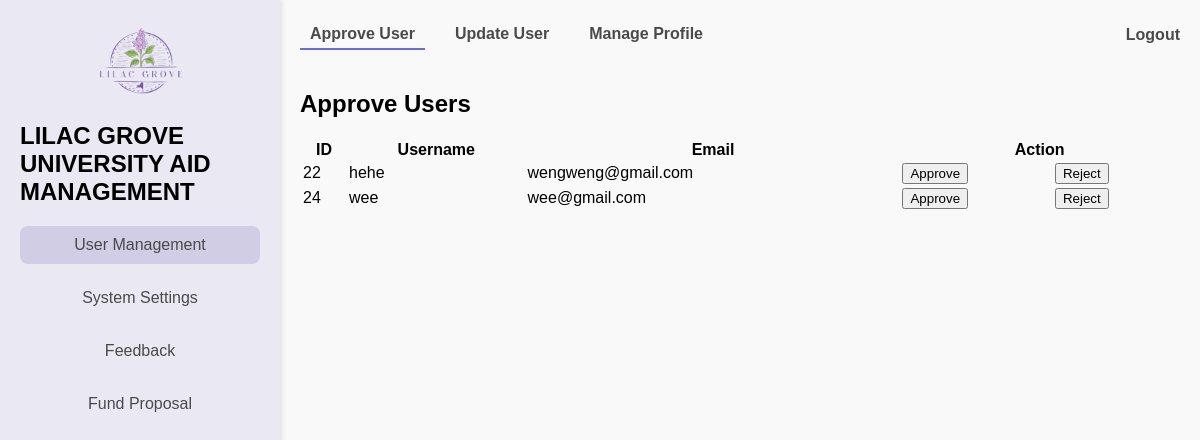
The page /profile/ (signed in) on the database as committed earlier.
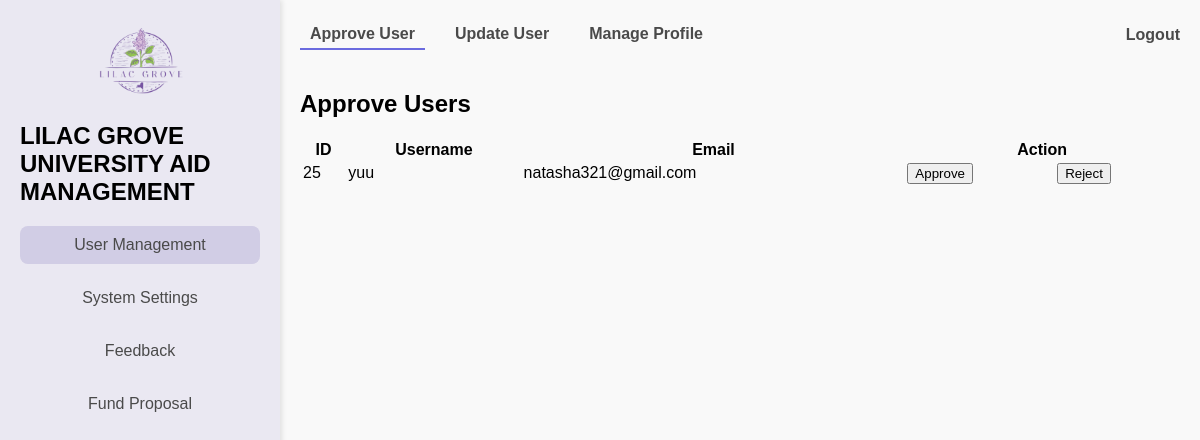
The same page on the database as committed later.
### users/models.py (models this page shows, shortened)
class Account(AbstractUser):
    ROLE_LIST = [
        ('student', 'Student'),
        ('officer', 'Aid Officer'),
        ('funder', 'Funder'),
        ('administrator', 'Administrator'),
    ]
    role                = models.CharField(max_length=13, choices=ROLE_LIST)
    study_program       = models.CharField(max_length=100, blank=True, null=True) # only for Students
    years_of_study      = models.IntegerField(blank=True, null=True)
    gpa                 = models.FloatField(blank=True, null=True)
    organization_name   = models.CharField(max_length=255, blank=True, null=True)
    is_approved         = models.BooleanField(default=False)
    phone_number        = models.CharField(max_length=15, blank=True, null=True)
    created_at          = models.DateTimeField(default=now)
    updated_at          = models.DateTimeField(auto_now=True)
    class Meta:
        db_table = 'users_masterlist'

### users/views.py (the view)
# urls.py: path('profile/', views.dashboard, name = 'dashboard'),
@login_required
def dashboard(request):
    role_dashboard_map = {
        'administrator': admin_dashboard,
        'student': student_dashboard,
        'officer': officer_dashboard,
        'funder': funder_dashboard,
    }
    user_role = request.user.role
    if user_role in role_dashboard_map:
        return role_dashboard_map[user_role](request)
    else:
        messages.error(request, "Your role is not recognized. Please contact support.")
        return redirect('home')  # Redirect to a safe fallback page

### users/views.py (called while the page is built)
def role_required(role_name):
    def decorator(view_func):
        def wrapper(request, *args, **kwargs):
            if request.user.role != role_name:
                raise PermissionDenied("You do not have permission to access this page.")
            return view_func(request, *args, **kwargs)
        return wrapper
    return decorator

### users/templates/dashboards/admin_dashboard.html (shortened to what this page needs)
{% extends "dashboards/dashboard.html" %}
{% load static %}
{% block menu %}
    <a href="{% url 'dashboard' %}?tab=pending_users" class="menu-item {% if active_menu == 'user_management' %}active{% endif %}">
        User Management
    </a>
    <a href="{% url 'dashboard' %}?tab=config_parameters" class="menu-item {% if active_menu == 'system_settings' %}active{% endif %}">
        System Settings
    </a>
    <a href="{% url 'dashboard' %}?tab=feedback_management" class="menu-item {% if active_menu == 'feedback' %}active{% endif %}">
        Feedback
    </a>
    <a href="{% url 'dashboard' %}?tab=approve_requests" class="menu-item {% if active_menu == 'fund_proposal' %}active{% endif %}">
        Fund Proposal
    </a>
{% endblock menu %}
{% block dashboard %}
    {% if active_tab == 'pending_users' %}
        <h2>Approve Users</h2>
        <table>
            <thead>
                <tr>
                    <th>ID</th>
                    <th>Username</th>
                    <th>Email</th>
                    <th colspan='2'>Action</th>
                </tr>
            </thead>
            <tbody>
                {% for user in pending_users %}
                <tr>
                    <td>{{ user.id }}</td>
                    <td>{{ user.username }}</td>
                    <td>{{ user.email }}</td>
                    <td>
                        <form action="{% url 'approve_user' user.id %}" method="post" style="display: inline;">
                            <button type="submit" class="btn btn-success">Approve</button>
                        </form>
                    </td>
                    <td>
                        <form action="{% url 'reject_user' user.id %}" method="post" style="display: inline;" onsubmit="return confirm('Are you sure you want to reject this user?');">
                            <button type="submit" class="btn btn-danger">Reject</button>
                        </form>
                    </td>
                </tr>
                {% empty %}
                <tr>
                    <td colspan="5">No pending users to approve.</td>
                </tr>
                {% endfor %}
            </tbody>
        </table>
    {% endif %}
    {% include 'others/profilemodal.html' %}
{% endblock dashboard %}

### users/templates/dashboards/dashboard.html (shortened to what this page needs)
{% extends "base.html" %}
{% load static %}
{% block statics %}
    <link rel="stylesheet" href="{% static 'css/Dashboard.css' %}">
{% endblock statics %}
{% block content %}
    <div class="container">
        <aside class="sidebar">
            <div class="logo">
                <img src="{% static "img/logo.png" %}" alt="Lilac Grove Logo">
                <h1>LILAC GROVE UNIVERSITY AID MANAGEMENT</h1>
            </div>
            <nav class="menu">
                {% block menu %}{% endblock menu %}
            </nav>
        </aside>
        <main class="content">
            <div class="navbar">
                <div class="tabs">
                    {% for item in navbar_content %}
                    <a href="{% url 'dashboard' %}?tab={{ item.tab }}" class="tab {% if active_tab == item.tab %}active{% endif %}">
                        {{ item.name }}
                    </a>
                    {% endfor %}
                </div>
                <div class="logout">
                    <a href="{% url "logout" %}">Logout</a>
                </div>
            </div>
            {% block dashboard %}{% endblock dashboard %}
        </main>
    </div>
{% endblock content %}

### template/base.html (shortened to what this page needs)
{%load static%}
<!DOCTYPE html>
<html lang="en">
<head>
  <link rel="stylesheet" href="{%static "css/main.css" %}">
  {% block statics %}{% endblock statics %}
</head>
<body>
  {% block content %}
  {% endblock content %}
</body>
</html>

### users/templates/others/profilemodal.html (shortened to what this page needs)
{% load static %}
<link rel="stylesheet" href="{% static 'css/modals.css' %}">

### static/css/main.css (style rules this page uses)
body { font-family: Arial, sans-serif; margin: 0; padding: 0; background-color: #f9f9f9; min-height: 100vh; display: flex; justify-content: center; align-items: center; }

### users/static/css/dashboard.css (style rules this page uses)
.container { display: flex; min-height: 100vh; width: 100%; margin: 0; padding: 0; overflow: hidden; }
.sidebar { width: 240px; background-color: #eae8f2; padding: 20px; box-shadow: 2px 0 5px rgba(0, 0, 0, 0.1); }
.logo img { max-width: 120px; margin: 0 auto 20px; display: block; }
.menu { display: flex; flex-direction: column; gap: 15px; }
.menu-item { text-decoration: none; color: #4a4a4a; font-size: 16px; padding: 10px; text-align: center; border-radius: 8px; transition: background-color 0.3s; }
.menu-item:hover, .menu-item.active { background-color: #d1cde5; color: #4a4a4a; }
.content { flex: 1; display: flex; flex-direction: column; padding: 20px; box-sizing: border-box; width: calc(100% - 240px); overflow-y: auto; }
.navbar { display: flex; justify-content: space-between; align-items: center; margin-bottom: 20px; }
.tabs { display: flex; gap: 20px; }
.tab { text-decoration: none; font-weight: bold; color: #4a4a4a; padding: 5px 10px; border-bottom: 2px solid transparent; transition: border-color 0.3s; }
.tab.active { border-color: #6b6bdf; }
.logout a { text-decoration: none; color: #4a4a4a; font-weight: bold; }

Rows that differ between the two databases and show on the page:
removed Account: id "22", username "hehe", email "wengweng@gmail.com"
removed Account: id "24", username "wee", email "wee@gmail.com"
added Account: id "25", username "yuu", email "natasha321@gmail.com"
